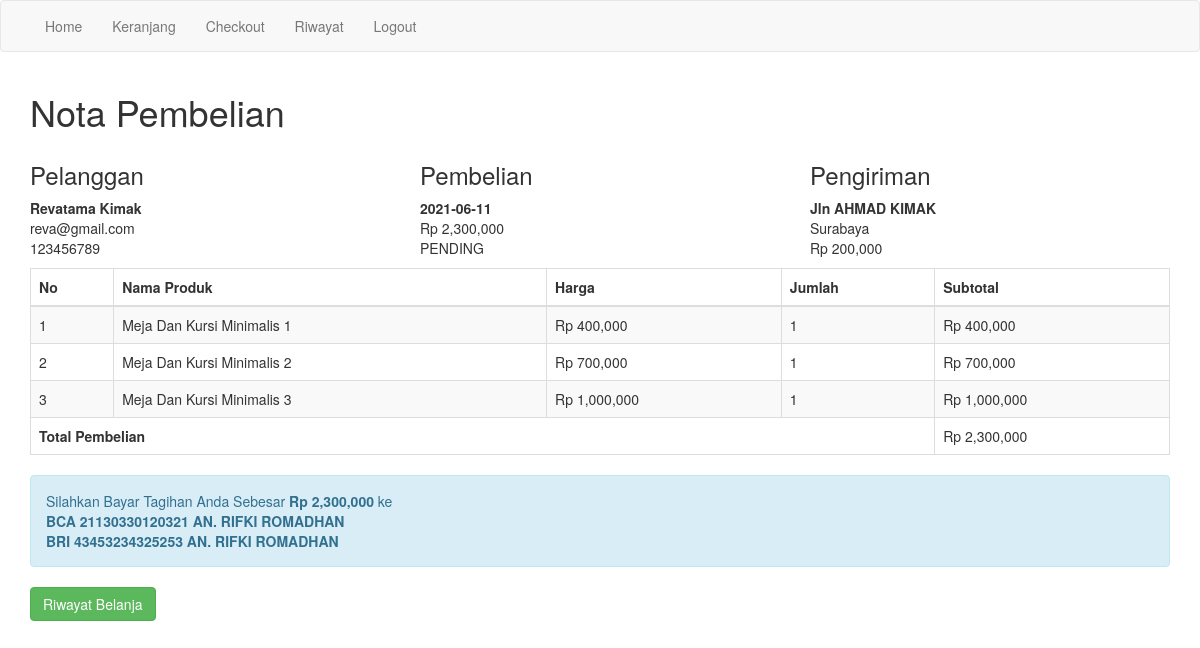
/nota.php?id=12 (signed in), run on the app's committed database.
### tables this page shows
CREATE TABLE `pembelian` (
  `id_pembelian` int(11) NOT NULL,
  `id_pelanggan` int(11) NOT NULL,
  `tanggal_pembelian` date NOT NULL,
  `alamat_pengiriman` varchar(200) NOT NULL,
  `nama_kota` varchar(200) NOT NULL,
  `tarif` int(11) NOT NULL,
  `total_pembelian` int(11) NOT NULL,
  `resi_pengiriman` varchar(20) NOT NULL,
  `status_pembelian` varchar(200) NOT NULL
);

CREATE TABLE `pembelian_produk` (
  `id_pembelian_produk` int(11) NOT NULL,
  `id_produk` int(11) NOT NULL,
  `id_pembelian` int(11) NOT NULL,
  `jumlah` int(11) NOT NULL,
  `nama` varchar(200) NOT NULL,
  `harga` int(11) NOT NULL,
  `stok` int(11) NOT NULL,
  `berat` int(11) NOT NULL
);

### nota.php (the view, shortened to what this page needs)
<?php
require 'koneksi.php';
$id = $_GET['id'];
$ambil = $conn->query("SELECT * FROM pembelian WHERE id_pembelian = '$id' ");
$pecah = $ambil->fetch_assoc();
$data = [];
$ambilPembelianProduk = $conn->query("SELECT * FROM pembelian_produk WHERE id_pembelian = '$id' ");
while($pecahPembelianProduk = $ambilPembelianProduk->fetch_assoc()){
	$data[] = $pecahPembelianProduk;
}
?>
<!DOCTYPE html>
<html lang="en">
<head>
    <link href="admin/assets/css/bootstrap.css" rel="stylesheet" />
</head>
<body>
	<nav class="navbar navbar-default">
		<div class="container">
			<ul class="nav navbar-nav">
				<li><a href="index.php">Home</a></li>
				<li><a href="keranjang.php">Keranjang</a></li>
				<li><a href="checkout.php">Checkout</a></li>
				<li><a href="riwayat.php">Riwayat</a></li>
				<?php if (isset($_SESSION['pelanggan'])){ ?>
				<li><a href="logout.php">Logout</a></li>
				<?php }else{ ?>
				<li><a href="login.php">Login</a></li>
				<?php } ?>
			</ul>
		</div>
	</nav>
	<section class="konten">
		<div class="container">
			<h1>Nota Pembelian</h1>
			<div class="row">
			    <div class="col-md-4">
			    	<h3>Pelanggan</h3>
			    	<strong><?php echo $_SESSION['pelanggan']['nama_pelanggan'] ?></strong>
			    	<p>
			    		<span><?php echo $_SESSION['pelanggan']['email_pelanggan'] ?></span><br>
			    		<span><?php echo $_SESSION['pelanggan']['telepon_pelanggan'] ?></span>
			    	</p>
			    </div>
			    <div class="col-md-4">
			    	<h3>Pembelian</h3>
			    	<strong><?php echo $pecah['tanggal_pembelian'] ?></strong>
			    	<p>
			    		<span>Rp <?php echo number_format($pecah['total_pembelian']) ?></span><br>
			    		<span>PENDING</span>
			    	</p>
			    </div>
			    <div class="col-md-4">
			    	<h3>Pengiriman</h3>
			    	<strong><?php echo $pecah['alamat_pengiriman'] ?></strong>
			    	<p>
			    		<span><?php echo $pecah['nama_kota'] ?></span><br>
			    		<span>Rp <?php echo number_format($pecah['tarif']) ?></span>
			    	</p>
			    </div>
			</div>
			<table class="table table-bordered table-hover table-striped">
				<thead>
					<tr>
						<th>No</th>
						<th>Nama Produk</th>
						<th>Harga</th>
						<th>Jumlah</th>
						<th>Subtotal</th>
					</tr>
				</thead>
				<tbody>
					<?php
						foreach ($data as $key => $value):
						$subtotal = $value['harga'] * $value['jumlah'];
					?>
					<tr>
						<td><?php echo $key+1 ?></td>
						<td><?php echo $value['nama'] ?></td>
						<td>Rp <?php echo number_format($value['harga']) ?></td>
						<td><?php echo $value['jumlah'] ?></td>
						<td>Rp <?php echo number_format($subtotal) ?></td>
					</tr>
					<?php endforeach ?>
				</tbody>
				<tfoot>
					<th colspan="4">Total Pembelian</th>
					<td>Rp <?php echo number_format($pecah['total_pembelian']) ?></td>
				</tfoot>
			</table>
			<div class="alert alert-info">
				Silahkan Bayar Tagihan Anda Sebesar <strong>Rp <?php echo number_format($pecah['total_pembelian'])?></strong> ke <br>
				<strong>BCA 21130330120321 AN. RIFKI ROMADHAN</strong><BR>
				<strong>BRI 43453234325253 AN. RIFKI ROMADHAN</strong><BR>
			</div>
			<a href="riwayat.php" class="btn btn-success">Riwayat Belanja</a>
		</div>
	</section>
</body>
</html>

### data on the page
pembelian: tanggal_pembelian "2021-06-11", total_pembelian "2,300,000", alamat_pengiriman "Jln AHMAD KIMAK", nama_kota "Surabaya", tarif "200,000"
pembelian_produk: nama "Meja Dan Kursi Minimalis 1", harga "400,000", jumlah "1", subtotal "400,000"
pembelian_produk: nama "Meja Dan Kursi Minimalis 2", harga "700,000", jumlah "1", subtotal "700,000"
pembelian_produk: nama "Meja Dan Kursi Minimalis 3", harga "1,000,000", jumlah "1", subtotal "1,000,000"

### other printed values
$_SESSION['pelanggan']['nama_pelanggan'] "Revatama Kimak"
$_SESSION['pelanggan']['email_pelanggan'] "reva@gmail.com"
$_SESSION['pelanggan']['telepon_pelanggan'] "123456789"
